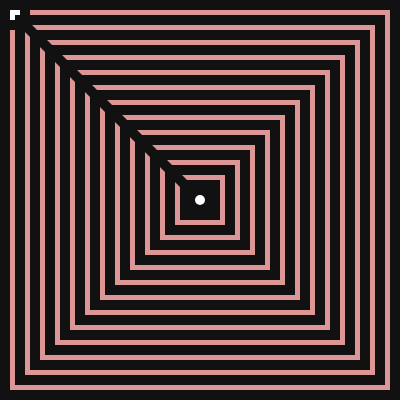
Frame 1 (no input)
Frame 60 (no input): identical to frame 1, image omitted
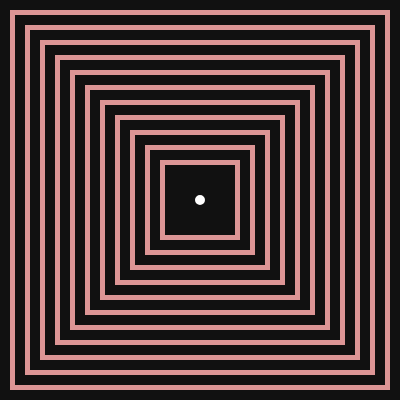
Frame 120 (the mouse pressed at the canvas centre since frame 60)

The p5.js sketch that drew these frames (run headless with seeded random() and noise() and a simulated clock; from frame 60 on, the mouse is pressed at the canvas centre):

// p5.js sketch
// ── sketch.js
function setup() {
  createCanvas(400, 400);
}

function draw() {
  background(220);
  background(220,150,150);
  
  stroke('#111');
  strokeWeight(10);
  
  line(width/2,height/2,mouseX,mouseY);
  rectMode(CENTER);
  fill(255);
  rect(mouseX,mouseY,50,50);
  
  ellipse(width/2,height/2,20,20);
  
  for (var i=0; i<15; i++){
    noFill();
  	rect(width/2,height/2,i*30,i*30)
  }
}
